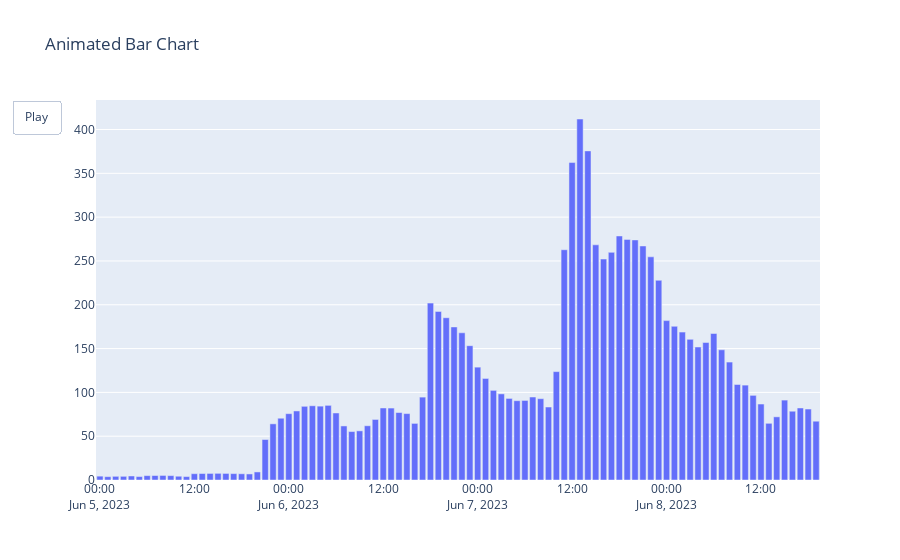

Here is the notebook cell this chart was saved with:
### Code cell
# Assuming you have a DataFrame named 'df' with 'DateTime', 'Temperature', and 'pm25' columns

# Create the figure and plot the initial data
fig = go.Figure(
    data=[go.Bar(x=df['DateTime'], y=df['pm25'])],
    layout=go.Layout(
        title='Animated Bar Chart'
    ),
    frames=[go.Frame(data=[go.Bar(x=df['DateTime'][:i+1], y=df['pm25'][:i+1])]) for i in range(len(df))]
)

# Add animation settings
fig.update_layout(
    updatemenus=[
        dict(
            type='buttons',
            showactive=False,
            buttons=[dict(label='Play', method='animate', args=[None, {'frame': {'duration': 500, 'redraw': True}, 'fromcurrent': True}])]
        )
    ]
)

# Display the animated plot
fig.show()
fig.write_html('animated_plot_bar.html')
